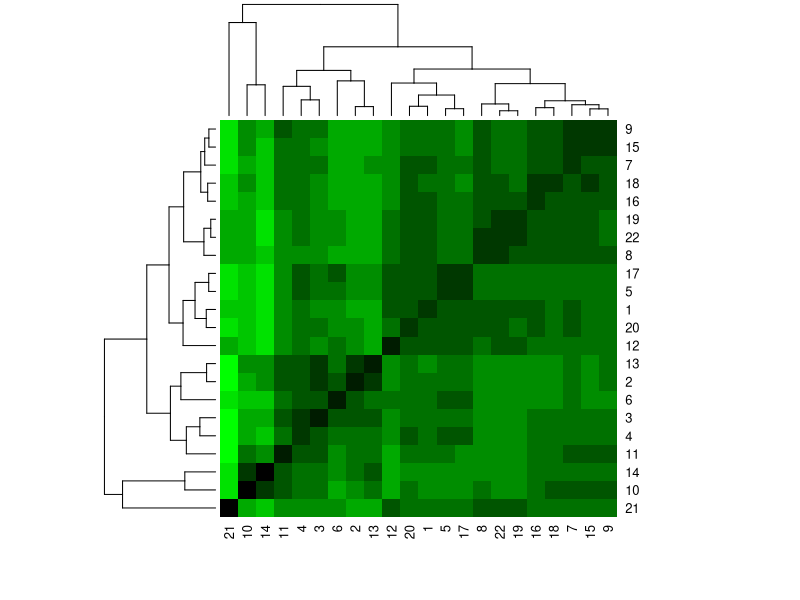
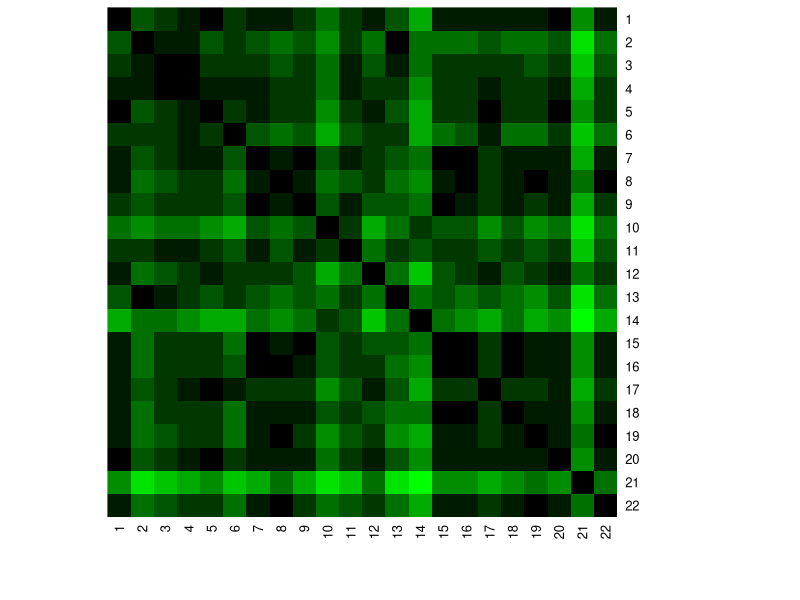
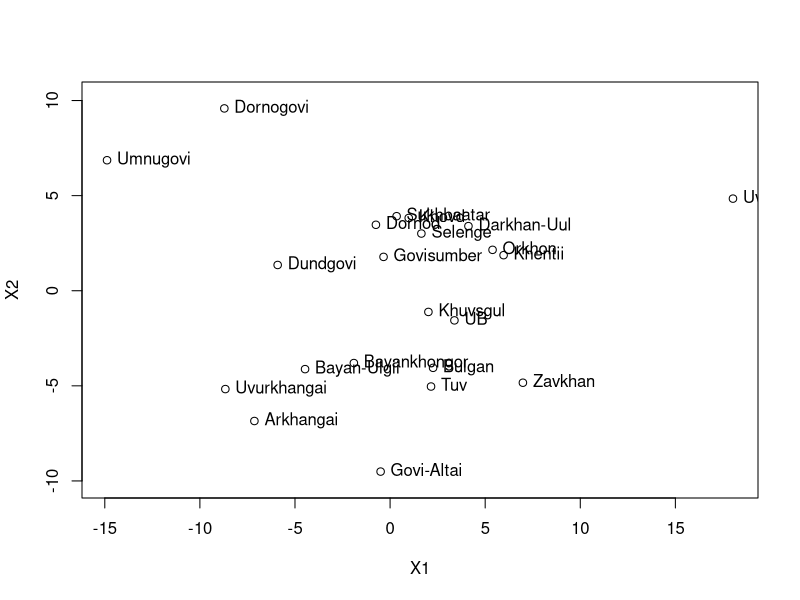
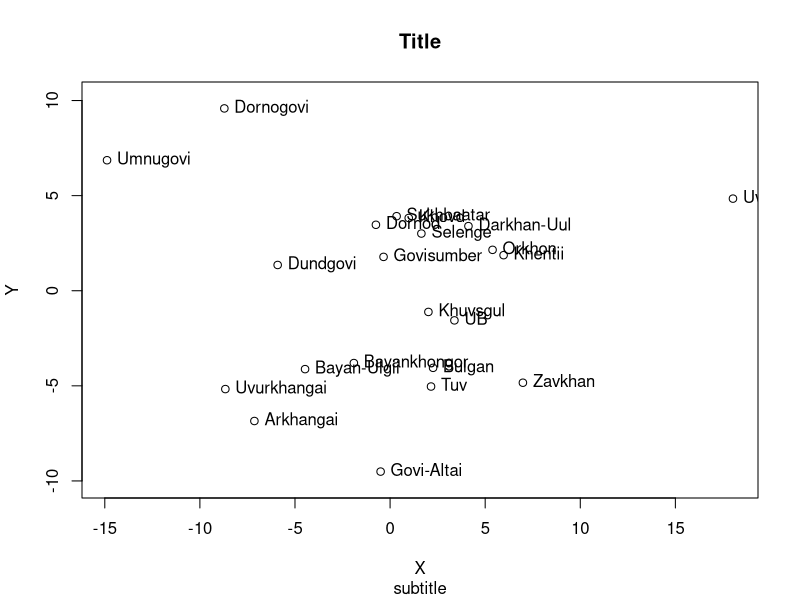

Write R code to recreate these figures, in order.
#
# Multidimensional Scaling
# Author: galaa
# Created on 2016/03/19 07:49:41
#

## Data

X = matrix(
  c(-21.9, -15.2, -17.1, -18.3, -20.5, -17.8, -20.6, -23.7, -20.2, -17.7, -17.3, -22.7, -14.4, -13.8, -21.2, -22.2, -20.2, -22.4, -23.9, -21.8, -30.6, -24.0, -16.3, -11.3, -13.0, -14.1, -16.0, -14.5, -15.1, -18.0, -15.0, -11.8, -12.3, -18.4, -10.7, -9.0, -16.0, -16.3, -15.7, -16.9, -18.6, -16.2, -27.6, -18.5, -7.3, -5.7, -5.9, -6.8, -7.4, -8.3, -6.1, -6.4, -7.0, -2.7, -4.8, -9.8, -5.2, -1.5, -6.6, -5.8, -8.1, -5.7, -8.1, -6.6, -16.3, -7.1, 2.7, 3.3, 2.9, 2.8, 2.9, 0.8, 3.8, 4.6, 4.6, 7.5, 4.5, 2.1, 3.4, 7.8, 4.7, 4.8, 1.7, 5.5, 3.8, 3.7, 2.8, 4.4, 10.2, 9.5, 10.5, 10.2, 10.0, 8.0, 11.7, 12.2, 12.4, 15.1, 11.9, 9.4, 9.8, 14.6, 12.5, 12.2, 9.1, 13.0, 11.6, 11.1, 12.7, 11.8, 16.4, 14.7, 15.9, 16, 15.8, 13.7, 18, 18.4, 19, 21.5, 18.2, 15.2, 15.5, 20.4, 18.6, 18.5, 15.3, 18.6, 17.8, 17, 18.4, 18, 19.3, 16.6, 17.9, 18.2, 17.9, 16, 21, 20.8, 21.7, 24.5, 21.1, 17.6, 17.8, 23.3, 21.5, 21, 18.1, 20.6, 20.5, 18.8, 20.6, 20.4, 16.7, 14.7, 15.9, 16.1, 15.6, 13.6, 18.2, 18.4, 19.3, 21.7, 18.4, 14.8, 15.6, 20.7, 19.3, 18.4, 15.5, 18.2, 17.8, 16.4, 17.8, 17.8, 9.9, 9.0, 9.6, 9.7, 8.5, 7.6, 11.6, 11.0, 12.2, 15.1, 11.9, 8.2, 10.2, 14.9, 12.5, 10.9, 8.9, 11.9, 10.9, 9.4, 10.5, 10.3, 0.5, 1.5, 1.3, 0.6, -0.2, -0.9, 1.9, 1.7, 2.2, 5.1, 2.6, -0.9, 2.1, 5.8, 2.4, 1.8, -0.4, 2.4, 0.7, 0.9, 1.6, 0.8, -11.4, -7.2, -7.7, -9.2, -11.1, -9.7, -9.8, -10.4, -9.6, -6.7, -8.1, -12.5, -6.9, -4.2, -9.6, -9.9, -11.1, -8.9, -11.9, -9.9, -8.6, -11.2, -19.6, -12.6, -14.4, -15.8, -18.2, -15.0, -17.8, -20.2, -17.7, -15.1, -15.0, -19.9, -12.3, -11.2, -18.2, -19.3, -17.7, -18.0, -20.5, -18.3, -23.6, -20.4),
  nrow = 22,
  ncol = 12,
  byrow = FALSE
);

print(X);

## Distance matrix

d <- dist(X, method = "euclidean");

print(d);

col <- colorRampPalette(c("black", "green"))(10)

heatmap(x = as.matrix(d), col = col) # with dendrogram

heatmap(x = as.matrix(d), Rowv = NA, symm = TRUE, trace="none", col = col) # without dendrogram

## ------------------------------------------------------------------------------
## Detailed Computation
## ------------------------------------------------------------------------------

## B matrix computation

d2 <- as.matrix(d)^2;
d2i. <- d2j. <- colMeans(d2);
d2.. <- mean(d2i.);

n = dim(as.matrix(d))[1]

B <- matrix(nrow = n, ncol = n);
for (i in 1:n) {
  for (j in 1:n) {
    B[i,j] <- -1 / 2 *
      ( d2[i,j] - d2i.[i] - d2j.[j] + d2.. );
  }
}

print(B);

## Eigen values and eigen vectors (spectral decomposition) of B matrix

eig = eigen(B)

Lambda = eig$values;

Gamma = eig$vectors;

## Ratio

p = 2;
t = sum(Lambda[1:p]) / sum(Lambda[1:n-1]) * 100;
print(t);

## New coordinates on p-dimensional space

Coordinates = data.frame(
  Gamma[,1:p] %*% diag(sqrt(Lambda[1:p])),
  label = c("UB", "Arkhangai", "Bayan-Ulgii", "Bayankhongor", "Bulgan", "Govi-Altai", "Govisumber", "Darkhan-Uul", "Dornod", "Dornogovi", "Dundgovi", "Zavkhan", "Uvurkhangai", "Umnugovi", "Sukhbaatar", "Selenge", "Tuv", "Khovd", "Khentii", "Khuvsgul", "Uvs", "Orkhon")
);

## Plot

attach(Coordinates);
plot(X1, X2, asp = TRUE);
text(X1, X2, label, pos = 4);
detach(Coordinates);

## ------------------------------------------------------------------------------
## Multidimensional Scaling with specific function -- COMPARE IT previous results
## ------------------------------------------------------------------------------

mds <- cmdscale(d, k = 2, eig = TRUE)
print(mds)

plot(mds$points, xlab = "X", ylab = "Y", main = "Title", sub ="subtitle", asp = TRUE)
text(mds$points[,1], mds$points[,2], c("UB", "Arkhangai", "Bayan-Ulgii", "Bayankhongor", "Bulgan", "Govi-Altai", "Govisumber", "Darkhan-Uul", "Dornod", "Dornogovi", "Dundgovi", "Zavkhan", "Uvurkhangai", "Umnugovi", "Sukhbaatar", "Selenge", "Tuv", "Khovd", "Khentii", "Khuvsgul", "Uvs", "Orkhon"), pos = 4)
